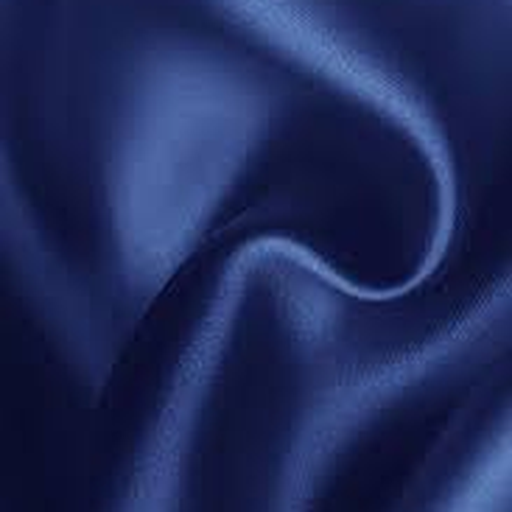
#> input picture data/exemplars/e03.png, 512 x 512 px, given in place of target.png, which was not available
$ python make_smoke_grid.py ../data/exemplars
#> lines starting #> are read from the running program, lines starting #| are printed output that depends on the picture
"""Render the shared inputs and four results without evaluation claims."""
import argparse
from pathlib import Path
from PIL import Image, ImageDraw

parser = argparse.ArgumentParser()
parser.add_argument('root', type=Path, help='outputs/smoke-JOBID')
args = parser.parse_args()
items = [('Target', args.root / 'A/pumpkin_glaze/target.png'),
         ('Exemplar', args.root / 'A/pumpkin_glaze/exemplar.png')]
items += [(m, args.root / f'{m}/pumpkin_glaze/result.png') for m in 'ABCD']
canvas = Image.new('RGB', (3 * 384, 2 * 412), 'white')
#> canvas: PIL image 1152x824 RGB; every value is 255
draw = ImageDraw.Draw(canvas)
for i, (label, path) in enumerate(items):
    with Image.open(path) as im:
#> im is the input picture: PIL image 512x512 RGB; mean R, G, B 32, 42.4, 90.1
        im = im.convert('RGB').resize((384, 384))
#> im: PIL image 384x384 RGB
    x, y = (i % 3) * 384, (i // 3) * 412
    canvas.paste(im, (x, y + 28))
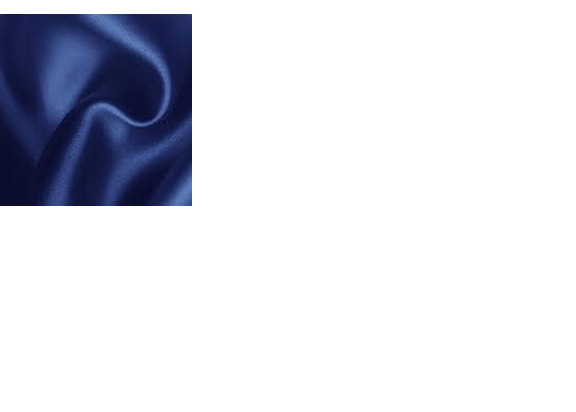
#> canvas: PIL image 1152x824 RGB (shown at 1/2 size); mean R, G, B 220.4, 222, 229.4
    draw.text((x + 12, y + 7), label, fill='black')
#> pass 2 of the loop `for i, (label, path) in enumerate(items):`:
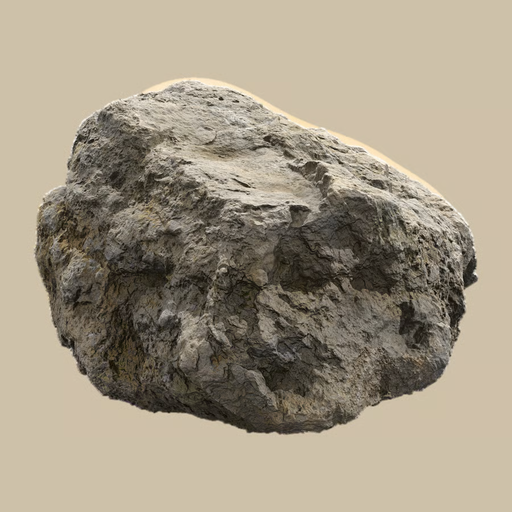
#> input picture data/exemplars/e04.png, 512 x 512 px, given in place of exemplar.png, which was not available
#> im is the input picture: PIL image 512x512 RGB; mean R, G, B 162.3, 152, 133.1
#> im: PIL image 384x384 RGB
#> `canvas.paste(im, (x, y + 28))`:
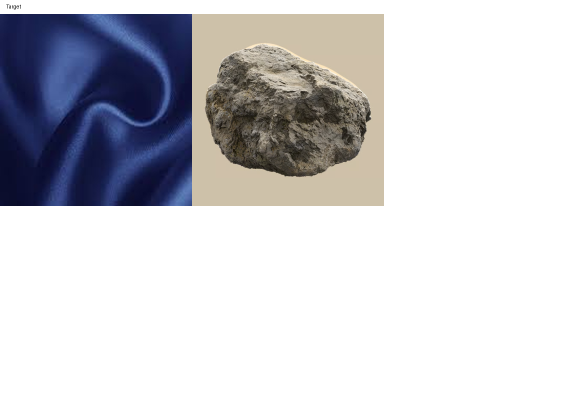
#> canvas: PIL image 1152x824 RGB (shown at 1/2 size); mean R, G, B 205.9, 206, 210.4
#> (the run stopped early here; a loop or call above may not have finished)
